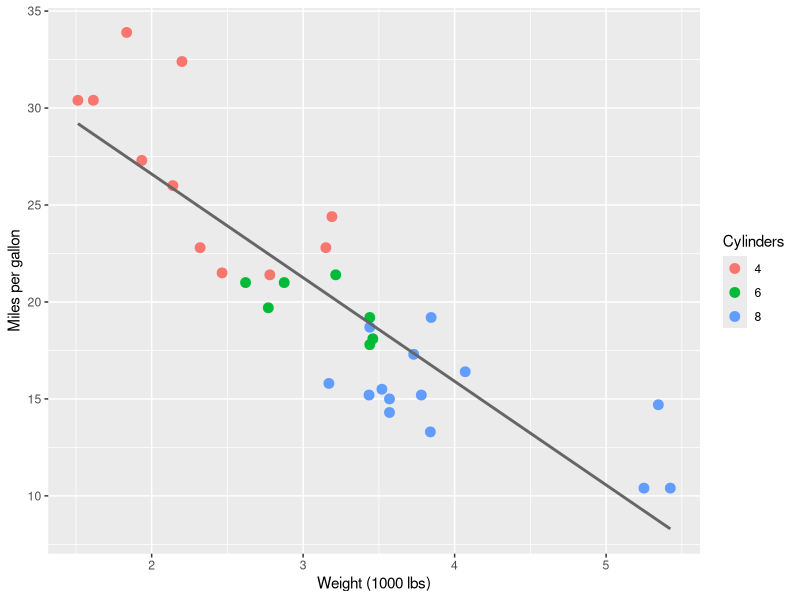

R code for this plot:
## ---- chunk 1
knitr::opts_chunk$set(echo = TRUE, message = FALSE, warning = FALSE)
library(ggplot2)
library(dplyr)
## ---- chunk 2
mtcars %>%
  select(mpg, cyl, hp, wt) %>%
  head()
## ---- chunk 3
ggplot(mtcars, aes(wt, mpg, colour = factor(cyl))) +
  geom_point(size = 3) +
  geom_smooth(method = "lm", se = FALSE, colour = "grey40") +
  labs(x = "Weight (1000 lbs)", y = "Miles per gallon", colour = "Cylinders")
## ---- chunk 4
fit <- lm(mpg ~ wt, data = mtcars)
coef(summary(fit))
## ---- chunk 5
mtcars %>%
  group_by(cyl) %>%
  summarise(cars = n(), mpg = mean(mpg), hp = mean(hp)) %>%
  knitr::kable(digits = 1, caption = "Averages per cylinder count")
## ---- chunk 6
sessionInfo()
